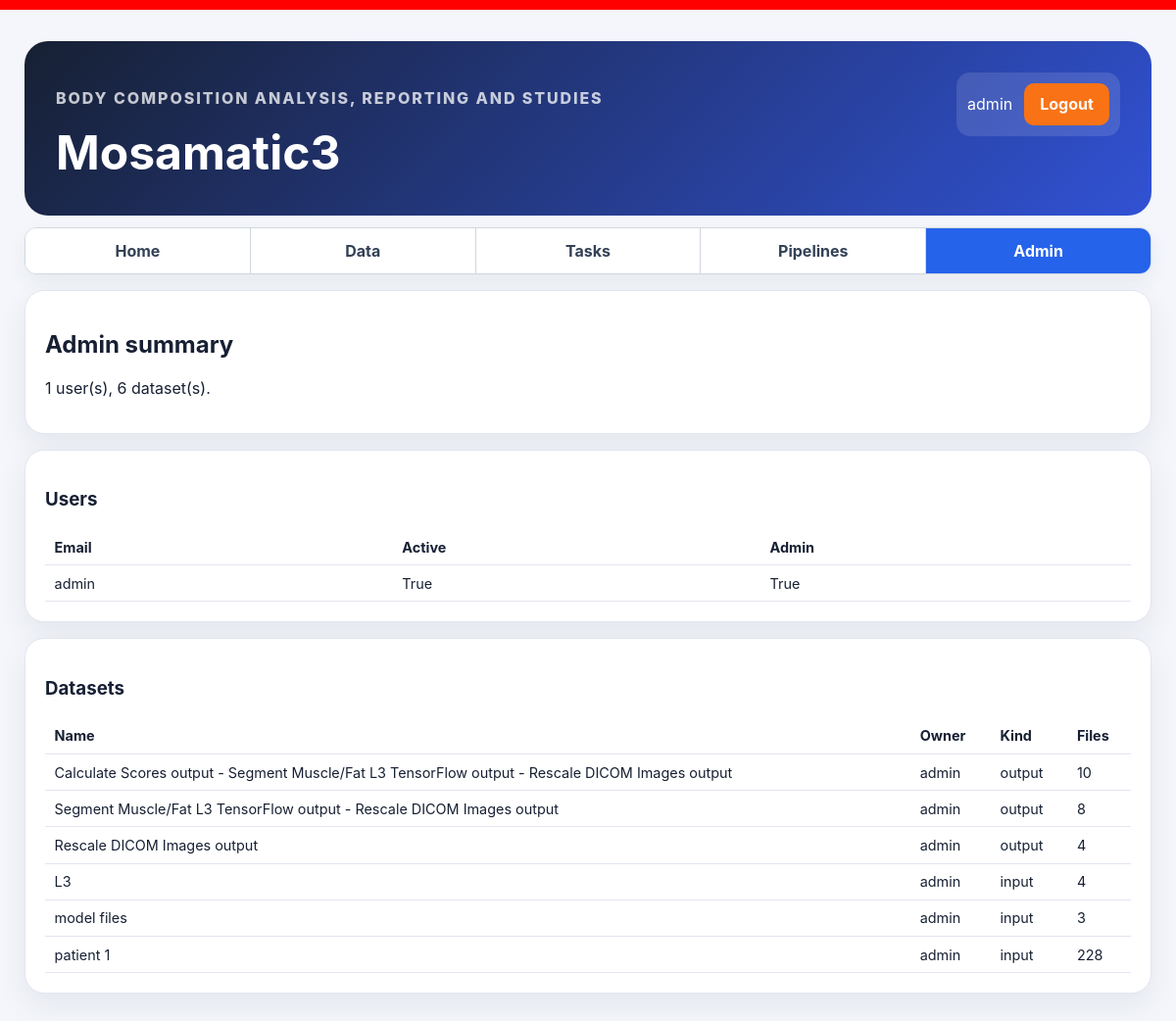
The page /admin-panel/ (signed in) on the database as committed earlier.
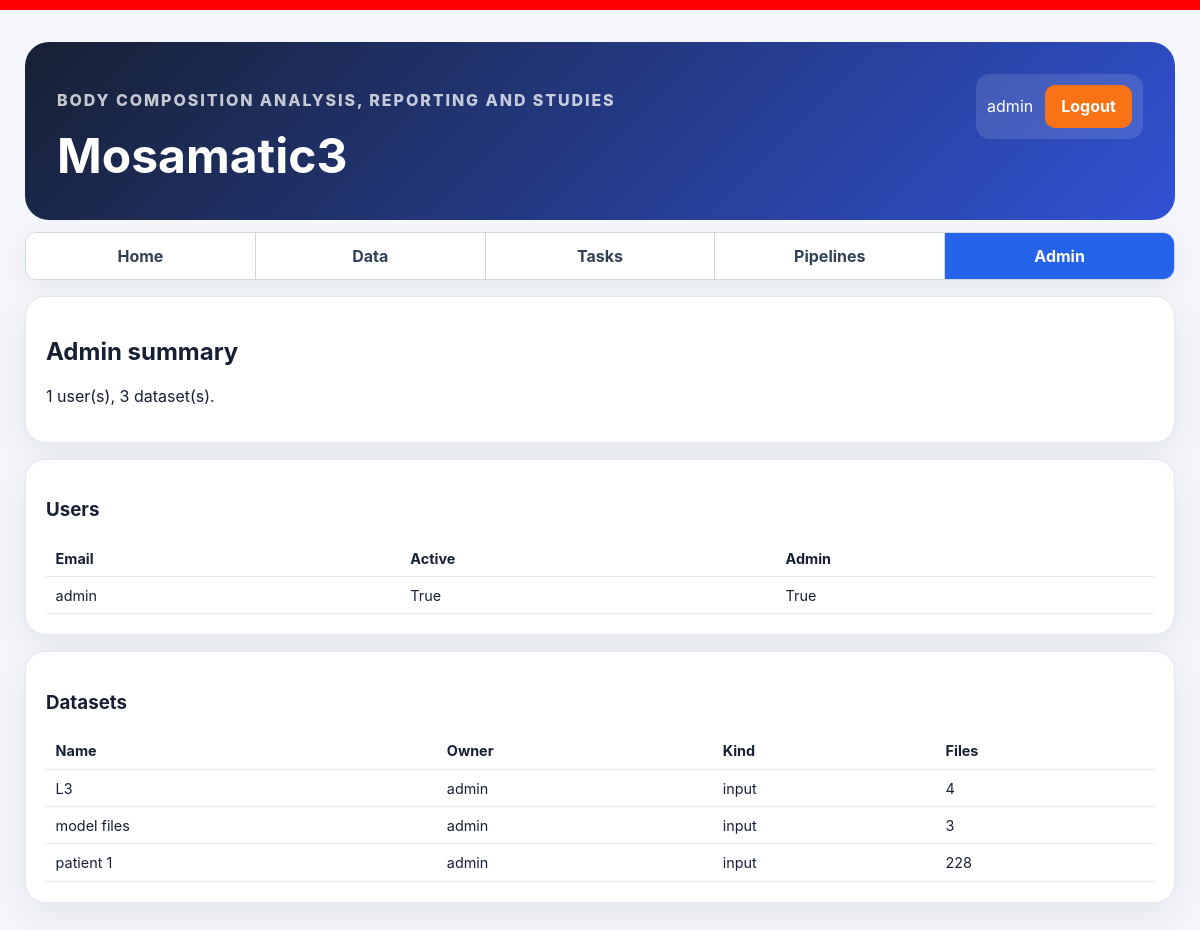
The same page on the database as committed later.
### core/models.py (models this page shows, shortened)
class Dataset(models.Model):
    KIND_INPUT = 'input'
    KIND_OUTPUT = 'output'
    KIND_CHOICES = [('input', 'Input'), ('output', 'Output')]
    STATUS_CHOICES = [
        ('ready', 'Ready'),
        ('in_progress', 'In progress'),
        ('cancelled', 'Cancelled'),
        ('failed', 'Failed'),
        ('done', 'Done'),
    ]
    id = models.UUIDField(primary_key=True, default=uuid.uuid4, editable=False)
    owner = models.ForeignKey(User, on_delete=models.CASCADE, related_name='datasets')
    name = models.CharField(max_length=255)
    kind = models.CharField(max_length=20, choices=KIND_CHOICES, default='input', db_index=True)
    source_task_key = models.CharField(max_length=100, blank=True, null=True, db_index=True)
    source_task_id = models.CharField(max_length=100, blank=True, null=True, db_index=True)
    status = models.CharField(
        max_length=30,
        choices=STATUS_CHOICES,
        default='ready',
        db_index=True,
    )
    source_dataset = models.ForeignKey(
        'self',
        on_delete=models.SET_NULL,
        null=True,
        blank=True,
        related_name='derived_datasets',
    )
    parameter_hash = models.CharField(
        max_length=64,
        blank=True,
        null=True,
        db_index=True,
    )
    created_at = models.DateTimeField(default=timezone.now)
    class Meta:
        constraints = [models.UniqueConstraint(fields=['owner', 'name'], name='uq_dataset_owner_name')]
        ordering = ['-created_at']

### core/adminpanel/views.py (the view)
# urls.py: path('admin-panel/', views.admin_panel_page, name='admin_panel'),
@login_required
def admin_panel_page(request):
    if not request.user.is_staff:
        messages.error(request, 'Admin access required')
        return redirect('home')
    return render(request, 'adminpanel/admin_panel.html', {'users': User.objects.order_by('username'), 'datasets': Dataset.objects.all().prefetch_related('files')})

### templates/adminpanel/admin_panel.html
{% extends 'base.html' %}
{% block content %}
<section class="card">
  <h2>Admin summary</h2>
  <p>{{ users.count }} user(s), {{ datasets.count }} dataset(s).</p>
</section>
<section class="card">
  <h3>Users</h3>
  <table class="data-table">
    <thead><tr><th>Email</th><th>Active</th><th>Admin</th></tr></thead>
    <tbody>
      {% for user in users %}
        <tr><td>{{ user.username }}</td><td>{{ user.is_active }}</td><td>{{ user.is_staff }}</td></tr>
      {% endfor %}
    </tbody>
  </table>
</section>
<section class="card">
  <h3>Datasets</h3>
  <table class="data-table">
    <thead><tr><th>Name</th><th>Owner</th><th>Kind</th><th>Files</th></tr></thead>
    <tbody>
      {% for d in datasets %}
        <tr><td>{{ d.name }}</td><td>{{ d.owner.username }}</td><td>{{ d.kind }}</td><td>{{ d.files.count }}</td></tr>
      {% endfor %}
    </tbody>
  </table>
</section>
{% endblock %}

### templates/base.html (shortened to what this page needs)
{% load static %}
<!doctype html>
<html lang="en">
<head>
  <link rel="stylesheet" href="{% static 'styles.css' %}">
</head>
<body>
  <div class="app-shell">
    <header class="hero">
      <div>
        <p class="eyebrow">Body composition analysis, reporting and studies</p>
        <h1>Mosamatic3</h1>
      </div>
      <div class="user-box">
        {% if request.user.is_authenticated %}
          <span>{{ request.user.username }}</span>
          <a class="button-like warning" href="{% url 'logout' %}">Logout</a>
        {% else %}
          <a class="button-like secondary" href="{% url 'login' %}">Login</a>
          <a class="button-like secondary" href="{% url 'register' %}">Register</a>
        {% endif %}
      </div>
    </header>
    {% if request.user.is_authenticated %}
      <nav class="main-tabs">
        <a class="main-tab {% if request.resolver_match.url_name == 'home' %}main-tab-active{% endif %}" href="{% url 'home' %}">Home</a>
        <a class="main-tab {% if request.resolver_match.url_name == 'data' or request.resolver_match.url_name == 'dataset_detail' %}main-tab-active{% endif %}" href="{% url 'data' %}">Data</a>
        <a class="main-tab {% if request.resolver_match.url_name == 'tasks' or request.resolver_match.url_name == 'task_parameters' %}main-tab-active{% endif %}" href="{% url 'tasks' %}">Tasks</a>
        <a class="main-tab {% if request.resolver_match.url_name == 'pipelines' %}main-tab-active{% endif %}" href="{% url 'pipelines' %}">Pipelines</a>
        {% if request.user.is_staff %}
          <a class="main-tab {% if request.resolver_match.url_name == 'admin_panel' %}main-tab-active{% endif %}" href="{% url 'admin_panel' %}">Admin</a>
        {% endif %}
      </nav>
    {% endif %}
    {% block content %}{% endblock %}
  </div>
</body>
</html>

### static/styles.css (style rules this page uses)
:root { font-family: Inter, system-ui, -apple-system, BlinkMacSystemFont, "Segoe UI", sans-serif; color: #172033; background: #f4f6fb; }
* { box-sizing: border-box; }
body { margin: 0; }
button, .button-like { border: 0; border-radius: 10px; background: #3152d4; color: white; padding: 0.7rem 1rem; font-weight: 700; cursor: pointer; display: inline-flex; align-items: center; justify-content: center; }
button.warning, .button-like.warning { background: #f97316; color: white; }
.app-shell { width: min(1150px, calc(100% - 2rem)); margin: 0 auto; padding: 2rem 0; }
.hero { display: flex; justify-content: space-between; align-items: flex-start; gap: 1rem; background: linear-gradient(135deg, #172033, #3152d4); color: white; border-radius: 24px; padding: 2rem; margin-bottom: 1rem; }
.hero h1 { margin: 0.2rem 0; font-size: clamp(2rem, 4vw, 3.5rem); }
.eyebrow { text-transform: uppercase; letter-spacing: 0.12em; font-weight: 800; opacity: 0.75; }
.card { background: white; border: 1px solid #e2e6f0; border-radius: 20px; padding: 1.25rem; margin-bottom: 1rem; box-shadow: 0 12px 30px rgb(36 45 70 / 8%); }
.user-box { display: flex; gap: 0.75rem; align-items: center; background: rgb(255 255 255 / 12%); padding: 0.7rem; border-radius: 14px; }
.main-tabs { display: flex; width: 100%; margin: -0.25rem 0 1rem 0; border: 1px solid #d0d7de; border-radius: 0.75rem; overflow: hidden; background: #ffffff; box-shadow: 0 8px 20px rgb(36 45 70 / 6%); }
.main-tabs a.main-tab { flex: 1; display: block; padding: 0.8rem 1rem; text-align: center; text-decoration: none; font-weight: 700; color: #334155; background: #ffffff; border-right: 1px solid #d0d7de; }
.main-tabs a.main-tab:last-child { border-right: none; }
.main-tabs a.main-tab.main-tab-active { background: #2563eb; color: #ffffff; text-decoration: none; }
table { width: 100%; border-collapse: collapse; font-size: 0.9rem; }
th, td { text-align: left; border-bottom: 1px solid #e2e6f0; padding: 0.6rem; }
a.button-like { text-decoration: none; }
body { border-top: 10px solid red; }

Rows that differ between the two databases and show on the page:
removed Dataset: name "Calculate Scores output - Segment Muscle/Fat L3 TensorFlow output - Rescale DICOM Images output", owner.username "admin", kind "output", files.count "10"
removed Dataset: name "Segment Muscle/Fat L3 TensorFlow output - Rescale DICOM Images output", owner.username "admin", kind "output", files.count "8"
removed Dataset: name "Rescale DICOM Images output", owner.username "admin", kind "output", files.count "4"
Other text that changed with them:
{{ datasets.count }}: "6" → "3"
